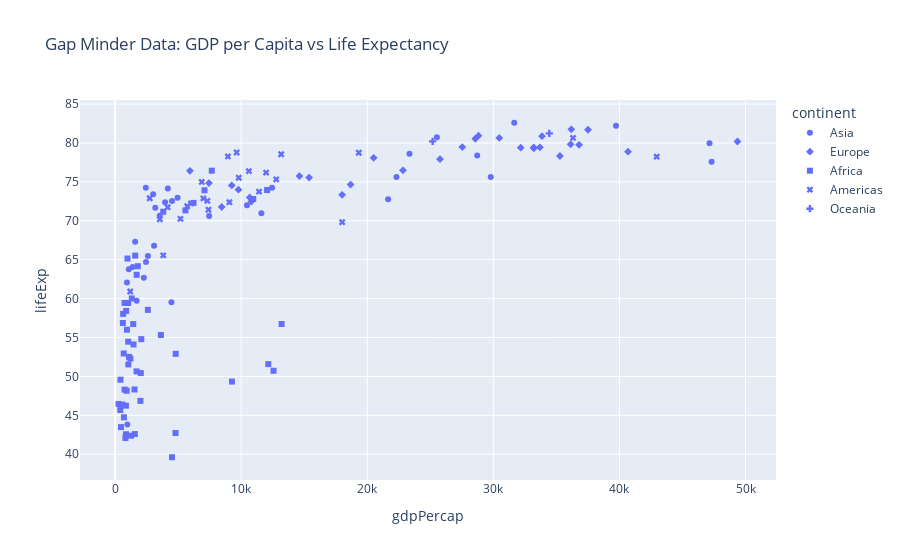

Notebook code for this chart:
### Markdown cell above
An alternative way to introduce a third variable is by using the input `symbol`. This would make the marks different according to the specified variable. Let's take a look at the result when passing `continent`.

### Code cell
fig = px.scatter(df, x='gdpPercap', y ='lifeExp', symbol='continent',
                 title='Gap Minder Data: GDP per Capita vs Life Expectancy')
fig.show()

### Figure 1 — Plotly figure (JSON) as saved in the notebook; plotly's stock layout.template omitted (floating-point values rounded to 4 significant figures)
{"data": [{"hovertemplate": "continent=Asia<br>gdpPercap=%{x}<br>lifeExp=%{y}<extra></extra>", "legendgroup": "Asia", "marker": {"color": "#636efa", "symbol": "circle"}, "mode": "markers", "name": "Asia", "orientation": "v", "showlegend": true, "type": "scatter", "x": [974.6, 29800.0, 1391.0, 1714.0, 4959.0, 39720.0, 2452.0, 3541.0, 11610.0, 4471.0, 25520.0, 31660.0, 4519.0, 1593.0, 23350.0, 47310.0, 10460.0, 12450.0, 3096.0, 944, 1091.0, 22320.0, 2606.0, 3190.0, 21650.0, 47140.0, 3970.0, 4185.0, 28720.0, 7458.0, 2442.0, 3025.0, 2281.0], "xaxis": "x", "y": [43.83, 75.64, 64.06, 59.72, 72.96, 82.21, 64.7, 70.65, 70.96, 59.55, 80.75, 82.6, 72.53, 67.3, 78.62, 77.59, 71.99, 74.24, 66.8, 62.07, 63.78, 75.64, 65.48, 71.69, 72.78, 79.97, 72.4, 74.14, 78.4, 70.62, 74.25, 73.42, 62.7], "yaxis": "y"}, {"hovertemplate": "continent=Europe<br>gdpPercap=%{x}<br>lifeExp=%{y}<extra></extra>", "legendgroup": "Europe", "marker": {"color": "#636efa", "symbol": "diamond"}, "mode": "markers", "name": "Europe", "orientation": "v", "showlegend": true, "type": "scatter", "x": [5937.0, 36130.0, 33690.0, 7446.0, 10680.0, 14620.0, 22830.0, 35280.0, 33210.0, 30470.0, 32170.0, 27540.0, 18010.0, 36180.0, 40680.0, 28570.0, 9254.0, 36800.0, 49360.0, 15390.0, 20510.0, 10810.0, 9787.0, 18680.0, 25770.0, 28820.0, 33860.0, 37510.0, 8458.0, 33200.0], "xaxis": "x", "y": [76.42, 79.83, 79.44, 74.85, 73.0, 75.75, 76.49, 78.33, 79.31, 80.66, 79.41, 79.48, 73.34, 81.76, 78.89, 80.55, 74.54, 79.76, 80.2, 75.56, 78.1, 72.48, 74.0, 74.66, 77.93, 80.94, 80.88, 81.7, 71.78, 79.42], "yaxis": "y"}, {"hovertemplate": "continent=Africa<br>gdpPercap=%{x}<br>lifeExp=%{y}<extra></extra>", "legendgroup": "Africa", "marker": {"color": "#636efa", "symbol": "square"}, "mode": "markers", "name": "Africa", "orientation": "v", "showlegend": true, "type": "scatter", "x": [6223.0, 4797.0, 1441.0, 12570.0, 1217.0, 430.1, 2042.0, 706.0, 1704.0, 986.1, 277.6, 3633.0, 1545.0, 2082.0, 5581.0, 12150.0, 641.4, 690.8, 13210.0, 752.7, 1328.0, 942.7, 579.2, 1463.0, 1569.0, 414.5, 12060.0, 1045.0, 759.3, 1043.0, 1803.0, 10960.0, 3820.0, 823.7, 4811.0, 619.7, 2014.0, 7670.0, 863.1, 1598.0, 1712.0, 862.5, 926.1, 9270.0, 2602.0, 4513.0, 1107.0, 883.0, 7093.0, 1056.0, 1271.0, 469.7], "xaxis": "x", "y": [72.3, 42.73, 56.73, 50.73, 52.3, 49.58, 50.43, 44.74, 50.65, 65.15, 46.46, 55.32, 48.33, 54.79, 71.34, 51.58, 58.04, 52.95, 56.73, 59.45, 60.02, 56.01, 46.39, 54.11, 42.59, 45.68, 73.95, 59.44, 48.3, 54.47, 64.16, 72.8, 71.16, 42.08, 52.91, 56.87, 46.86, 76.44, 46.24, 65.53, 63.06, 42.57, 48.16, 49.34, 58.56, 39.61, 52.52, 58.42, 73.92, 51.54, 42.38, 43.49], "yaxis": "y"}, {"hovertemplate": "continent=Americas<br>gdpPercap=%{x}<br>lifeExp=%{y}<extra></extra>", "legendgroup": "Americas", "marker": {"color": "#636efa", "symbol": "x"}, "mode": "markers", "name": "Americas", "orientation": "v", "showlegend": true, "type": "scatter", "x": [12780.0, 3822.0, 9066.0, 36320.0, 13170.0, 7007.0, 9645.0, 8948.0, 6025.0, 6873.0, 5728.0, 5186.0, 1202.0, 3548.0, 7321.0, 11980.0, 2749.0, 9809.0, 4173.0, 7409.0, 19330.0, 18010.0, 42950.0, 10610.0, 11420.0], "xaxis": "x", "y": [75.32, 65.55, 72.39, 80.65, 78.55, 72.89, 78.78, 78.27, 72.23, 74.99, 71.88, 70.26, 60.92, 70.2, 72.57, 76.19, 72.9, 75.54, 71.75, 71.42, 78.75, 69.82, 78.24, 76.38, 73.75], "yaxis": "y"}, {"hovertemplate": "continent=Oceania<br>gdpPercap=%{x}<br>lifeExp=%{y}<extra></extra>", "legendgroup": "Oceania", "marker": {"color": "#636efa", "symbol": "cross"}, "mode": "markers", "name": "Oceania", "orientation": "v", "showlegend": true, "type": "scatter", "x": [34440.0, 25190.0], "xaxis": "x", "y": [81.23, 80.2], "yaxis": "y"}], "layout": {"legend": {"title": {"text": "continent"}, "tracegroupgap": 0}, "title": {"text": "Gap Minder Data: GDP per Capita vs Life Expectancy"}, "xaxis": {"anchor": "y", "domain": [0, 1], "title": {"text": "gdpPercap"}}, "yaxis": {"anchor": "x", "domain": [0, 1], "title": {"text": "lifeExp"}}}}
